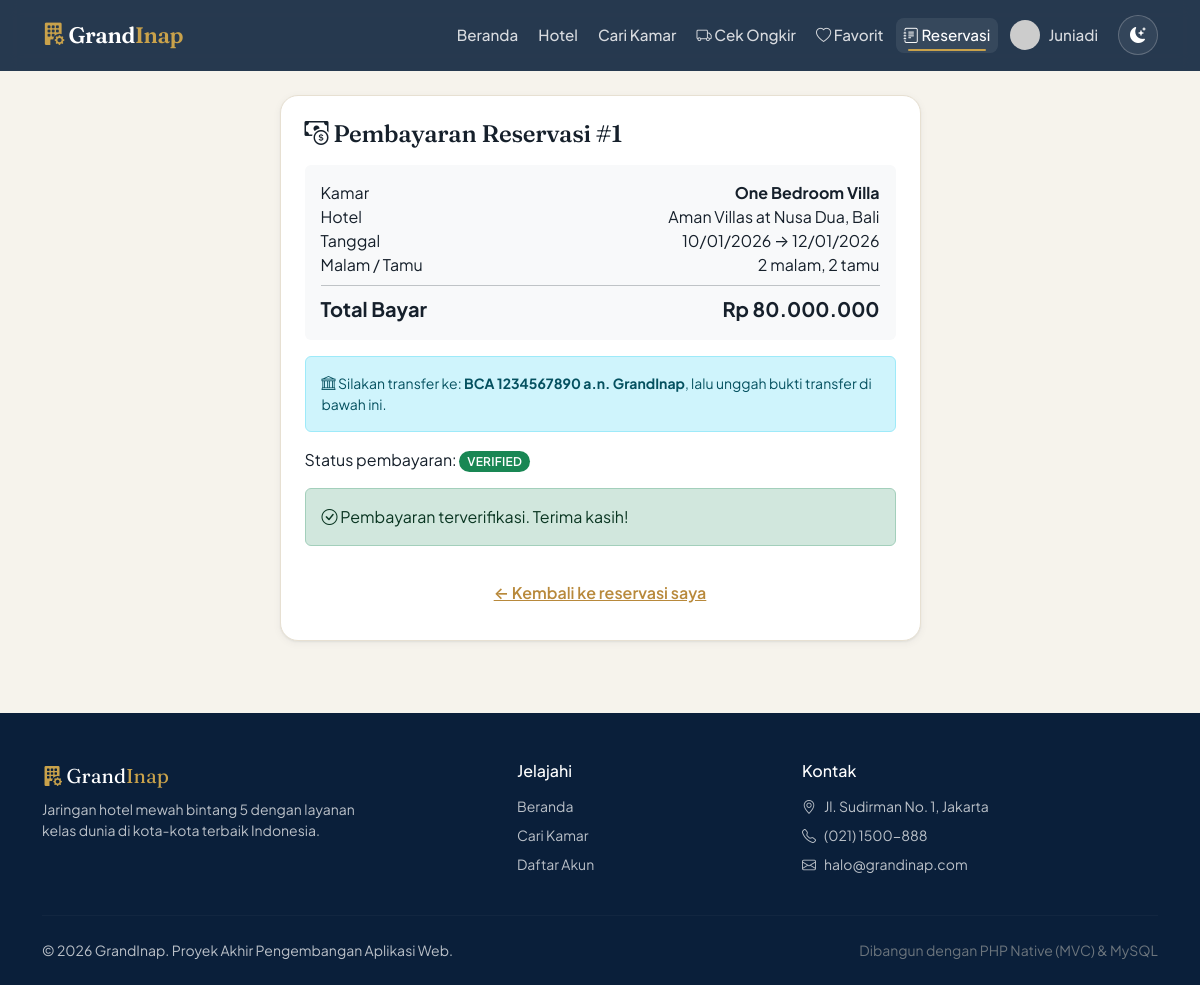
Page /account/payment/1 (signed in) on the committed database.
### tables this page shows
CREATE TABLE reservations (
    id          INT AUTO_INCREMENT PRIMARY KEY,
    user_id     INT NOT NULL,
    room_id     INT NOT NULL,
    check_in    DATE NOT NULL,
    check_out   DATE NOT NULL,
    guests      INT NOT NULL DEFAULT 1,
    nights      INT NOT NULL,
    total_price DECIMAL(12,2) NOT NULL,
    status      ENUM('pending','confirmed','checked_in','checked_out','cancelled') NOT NULL DEFAULT 'pending',
    created_at  TIMESTAMP DEFAULT CURRENT_TIMESTAMP,
    FOREIGN KEY (user_id) REFERENCES users(id) ON DELETE CASCADE,
    FOREIGN KEY (room_id) REFERENCES rooms(id) ON DELETE CASCADE
);

CREATE TABLE users (
    id         INT AUTO_INCREMENT PRIMARY KEY,
    name       VARCHAR(100) NOT NULL,
    email      VARCHAR(120) NOT NULL UNIQUE,
    password   VARCHAR(255) NOT NULL,          
    role       ENUM('admin','customer') NOT NULL DEFAULT 'customer',
    phone      VARCHAR(20)  DEFAULT NULL,
    photo      VARCHAR(255) DEFAULT NULL,
    created_at TIMESTAMP DEFAULT CURRENT_TIMESTAMP
);

CREATE TABLE rooms (
    id          INT AUTO_INCREMENT PRIMARY KEY,
    hotel_id    INT NOT NULL,
    name        VARCHAR(120) NOT NULL,
    type        ENUM('Deluxe','Suite','Presidential Suite','Standard') NOT NULL DEFAULT 'Deluxe',
    price       DECIMAL(12,2) NOT NULL,
    capacity    INT NOT NULL DEFAULT 2,
    description TEXT,
    photo       VARCHAR(255) DEFAULT NULL,
    status      ENUM('available','maintenance') NOT NULL DEFAULT 'available',
    created_at  TIMESTAMP DEFAULT CURRENT_TIMESTAMP,
    FOREIGN KEY (hotel_id) REFERENCES hotels(id) ON DELETE CASCADE
);

CREATE TABLE hotels (
    id          INT AUTO_INCREMENT PRIMARY KEY,
    name        VARCHAR(150) NOT NULL,
    city        VARCHAR(100) NOT NULL,
    address     TEXT,
    star        TINYINT NOT NULL DEFAULT 5,
    description TEXT,
    photo       VARCHAR(255) DEFAULT NULL,
    created_at  TIMESTAMP DEFAULT CURRENT_TIMESTAMP
);

CREATE TABLE payments (
    id             INT AUTO_INCREMENT PRIMARY KEY,
    reservation_id INT NOT NULL,
    amount         DECIMAL(12,2) NOT NULL,
    method         VARCHAR(60) DEFAULT 'Transfer Bank',
    proof          VARCHAR(255) DEFAULT NULL,   
    status         ENUM('unpaid','waiting','verified','rejected') NOT NULL DEFAULT 'unpaid',
    note           VARCHAR(255) DEFAULT NULL,
    paid_at        TIMESTAMP NULL DEFAULT NULL,
    verified_at    TIMESTAMP NULL DEFAULT NULL,
    created_at     TIMESTAMP DEFAULT CURRENT_TIMESTAMP,
    FOREIGN KEY (reservation_id) REFERENCES reservations(id) ON DELETE CASCADE
);

### app/controllers/Account.php (called while the page is built, shortened)
<?php
class Account extends Controller
{
    public function payment($reservationId = null)
    {
        $resModel = $this->model('Reservation');
        $payModel = $this->model('Payment');
        $reservation = $resModel->find($reservationId);
        $payment = $payModel->findByReservation($reservationId);
        $this->view('account/payment', [
            'title'       => 'Pembayaran',
            'reservation' => $reservation,
            'payment'     => $payment,
        ]);
    }
}

### app/core/Router.php (called while the page is built, shortened)
<?php
class Router
{
    private $method     = 'index';
    public function dispatch()
    {
        $url = isset($_GET['url']) ? trim($_GET['url'], '/') : '';
        $url = filter_var($url, FILTER_SANITIZE_URL);
        $parts = $url !== '' ? explode('/', $url) : [];
        unset($parts[0]);
        $controller = new $this->controller();
        if (!empty($parts[1])) {
            if (method_exists($controller, $parts[1])) {
                $this->method = $parts[1];
            } else {
                return $this->notFound("Halaman tidak ditemukan");
            }
        }
        unset($parts[1]);
        $this->params = $parts ? array_values($parts) : [];
        call_user_func_array([$controller, $this->method], $this->params);
    }
}

### index.php (called while the page is built, shortened)
<?php
require_once APPROOT . '/core/Database.php';
require_once APPROOT . '/core/helpers.php';
require_once APPROOT . '/core/Controller.php';
require_once APPROOT . '/core/Router.php';
$router = new Router();
$router->dispatch();

### app/core/Database.php (called while the page is built, shortened)
<?php
class Database
{
    private $pdo;
    private $stmt;
    public function __construct()
    {
        $dsn = 'mysql:host=' . DB_HOST . ';dbname=' . DB_NAME . ';charset=utf8mb4';
        $options = [
            PDO::ATTR_ERRMODE            => PDO::ERRMODE_EXCEPTION,
            PDO::ATTR_DEFAULT_FETCH_MODE => PDO::FETCH_OBJ,
            PDO::ATTR_EMULATE_PREPARES   => false,
        ];
        try {
            $this->pdo = new PDO($dsn, DB_USER, DB_PASS, $options);
        } catch (PDOException $e) {
            die('Koneksi database gagal: ' . $e->getMessage());
        }
    }
    public function query($sql)
    {
        $this->stmt = $this->pdo->prepare($sql);
        return $this;
    }
    public function bind($param, $value, $type = null)
    {
        if (is_null($type)) {
            switch (true) {
                case is_int($value):  $type = PDO::PARAM_INT;  break;
            }
        }
        $this->stmt->bindValue($param, $value, $type);
        return $this;
    }
    public function execute()  { return $this->stmt->execute(); }
    public function single()   { $this->execute(); return $this->stmt->fetch(); }
}

### app/models/Reservation.php (called while the page is built, shortened)
<?php
class Reservation
{
    private $db;
    public function __construct() { $this->db = new Database(); }
    public function find($id)
    {
        return $this->db->query('SELECT res.*, r.name AS room_name, r.type, r.photo AS room_photo,
                                        h.name AS hotel_name, h.city, u.name AS customer_name, u.email
                                 FROM reservations res
                                 JOIN rooms r  ON res.room_id = r.id
                                 JOIN hotels h ON r.hotel_id = h.id
                                 JOIN users u  ON res.user_id = u.id
                                 WHERE res.id = :id')
                        ->bind(':id', (int)$id)->single();
    }
}

### app/models/Payment.php (called while the page is built, shortened)
<?php
class Payment
{
    private $db;
    public function __construct() { $this->db = new Database(); }
    public function findByReservation($reservationId)
    {
        return $this->db->query('SELECT * FROM payments WHERE reservation_id = :rid')
                        ->bind(':rid', (int)$reservationId)->single();
    }
}

### app/views/account/payment.php (the view, shortened to what this page needs)
<?php require_once APPROOT . '/views/layouts/header.php'; ?>
<div class="row justify-content-center">
    <div class="col-md-7">
        <div class="card p-4">
            <h4 class="mb-3"><i class="bi bi-cash-coin text-gold"></i> Pembayaran Reservasi #<?= $reservation->id ?></h4>
            <div class="bg-light rounded p-3 mb-3">
                <div class="d-flex justify-content-between"><span>Kamar</span><strong><?= e($reservation->room_name) ?></strong></div>
                <div class="d-flex justify-content-between"><span>Hotel</span><span><?= e($reservation->hotel_name) ?>, <?= e($reservation->city) ?></span></div>
                <div class="d-flex justify-content-between"><span>Tanggal</span><span><?= date('d/m/Y', strtotime($reservation->check_in)) ?> &rarr; <?= date('d/m/Y', strtotime($reservation->check_out)) ?></span></div>
                <div class="d-flex justify-content-between"><span>Malam / Tamu</span><span><?= $reservation->nights ?> malam, <?= $reservation->guests ?> tamu</span></div>
                <hr class="my-2">
                <div class="d-flex justify-content-between fs-5 fw-bold"><span>Total Bayar</span><span class="text-gold"><?= rupiah($reservation->total_price) ?></span></div>
            </div>
            <div class="alert alert-info small">
                <i class="bi bi-bank"></i> Silakan transfer ke: <strong>BCA 1234567890 a.n. GrandInap</strong>,
                lalu unggah bukti transfer di bawah ini.
            </div>
            <p>Status pembayaran: <?= statusBadge($payment->status) ?></p>
            <?php if (in_array($payment->status, ['unpaid','rejected'])): ?>
                <?php if ($payment->status === 'rejected'): ?>
                    <div class="alert alert-danger small">Bukti sebelumnya ditolak. Silakan unggah ulang bukti yang benar.</div>
                <?php endif; ?>
                <form method="POST" enctype="multipart/form-data">
                    <div class="mb-3"><label class="form-label">Upload Bukti Transfer</label>
                        <input type="file" name="proof" class="form-control" accept="image/*" required></div>
                    <button class="btn bg-gi text-white w-100"><i class="bi bi-upload"></i> Kirim Bukti Pembayaran</button>
                </form>
            <?php elseif ($payment->status === 'waiting'): ?>
                <div class="alert alert-warning"><i class="bi bi-hourglass-split"></i> Menunggu verifikasi admin.</div>
            <?php elseif ($payment->status === 'verified'): ?>
                <div class="alert alert-success"><i class="bi bi-check-circle"></i> Pembayaran terverifikasi. Terima kasih!</div>
            <?php endif; ?>
            <a href="<?= BASEURL ?>account" class="btn btn-link mt-2">&larr; Kembali ke reservasi saya</a>
        </div>
    </div>
</div>
<?php require_once APPROOT . '/views/layouts/footer.php'; ?>

### app/views/layouts/header.php (shortened to what this page needs)
<?php $flash = getFlash(); $u = $_GET['url'] ?? ''; ?>
<!DOCTYPE html>
<html lang="id" data-bs-theme="light">
<head>
    <link href="https://cdn.jsdelivr.net/npm/bootstrap@5.3.3/dist/css/bootstrap.min.css" rel="stylesheet">
    <link href="https://cdn.jsdelivr.net/npm/bootstrap-icons@1.11.3/font/bootstrap-icons.css" rel="stylesheet">
    <link href="<?= BASEURL ?>public/assets/css/app.css?v=3" rel="stylesheet">
</head>
<body data-page="<?= e(explode('/', $u)[0] ?: 'home') ?>">
<nav class="navbar navbar-expand-lg gi-nav sticky-top" aria-label="Navigasi utama">
    <div class="container">
        <a class="navbar-brand" href="<?= BASEURL ?>"><i class="bi bi-building-fill-gear" style="color:var(--gi-brass-2)"></i> Grand<span class="dot">Inap</span></a>
        <div class="collapse navbar-collapse" id="nav">
            <ul class="navbar-nav ms-auto align-items-lg-center gap-1">
                <li class="nav-item"><a class="nav-link <?= $u===''?'active':'' ?>" href="<?= BASEURL ?>"<?= $u===''?' aria-current="page"':'' ?>>Beranda</a></li>
                <li class="nav-item"><a class="nav-link <?= str_starts_with($u,'hotels')?'active':'' ?>" href="<?= BASEURL ?>hotels">Hotel</a></li>
                <li class="nav-item"><a class="nav-link <?= str_starts_with($u,'rooms')?'active':'' ?>" href="<?= BASEURL ?>rooms">Cari Kamar</a></li>
                <li class="nav-item"><a class="nav-link <?= str_starts_with($u,'ongkir')?'active':'' ?>" href="<?= BASEURL ?>ongkir"><i class="bi bi-truck"></i> Cek Ongkir</a></li>
                <?php if (isLoggedIn()): ?>
                    <?php if (isAdmin()): ?>
                        <li class="nav-item"><a class="nav-link" href="<?= BASEURL ?>dashboard"><i class="bi bi-speedometer2"></i> Dashboard</a></li>
                    <?php else: ?>
                        <li class="nav-item"><a class="nav-link <?= str_starts_with($u,'wishlist')?'active':'' ?>" href="<?= BASEURL ?>wishlist"><i class="bi bi-heart"></i> Favorit</a></li>
                        <li class="nav-item"><a class="nav-link <?= str_starts_with($u,'account')?'active':'' ?>" href="<?= BASEURL ?>account"><i class="bi bi-journal-text"></i> Reservasi</a></li>
                    <?php endif; ?>
                    <li class="nav-item dropdown">
                        <a class="nav-link dropdown-toggle d-inline-flex align-items-center gap-2" data-bs-toggle="dropdown" href="#" role="button">
                            <img src="<?= (currentUser()['photo'] ?? null) ? UPLOAD_URL.'profiles/'.e(currentUser()['photo']) : 'https://ui-avatars.com/api/?name='.urlencode(currentUser()['name']).'&background=C9A24B&color=0A1F3A&bold=true' ?>"
                                 width="30" height="30" class="rounded-circle" style="object-fit:cover" alt="">
                            <span class="d-none d-lg-inline"><?= e(currentUser()['name']) ?></span>
                        </a>
                    </li>
                <?php else: ?>
                    <li class="nav-item"><a class="nav-link" href="<?= BASEURL ?>auth/login">Masuk</a></li>
                    <li class="nav-item ms-lg-1"><a class="btn btn-gold btn-sm px-3" href="<?= BASEURL ?>auth/register">Daftar</a></li>
                <?php endif; ?>
                <li class="nav-item ms-lg-2">
                    <button class="theme-toggle" data-theme-toggle type="button" aria-label="Ganti tema terang/gelap" title="Ganti tema">
                        <i class="bi bi-moon-stars-fill"></i>
                    </button>
                </li>
            </ul>
        </div>
    </div>
</nav>
<main id="main" class="container py-4">

### app/core/helpers.php (shortened to what this page needs)
<?php
function e($str) { return htmlspecialchars($str ?? '', ENT_QUOTES, 'UTF-8'); }
function currentUser() {
    return $_SESSION['user'] ?? null;
}
function isLoggedIn() { return isset($_SESSION['user']); }
function isAdmin()    { return isLoggedIn() && $_SESSION['user']['role'] === 'admin'; }
function rupiah($angka) {
    return 'Rp ' . number_format((float)$angka, 0, ',', '.');
}
function statusBadge($status) {
    $map = [
        'pending'     => 'secondary', 'confirmed'   => 'info',
        'checked_in'  => 'primary',   'checked_out' => 'success',
        'cancelled'   => 'danger',
        'unpaid'      => 'secondary', 'waiting'     => 'warning',
        'verified'    => 'success',   'rejected'    => 'danger',
        'available'   => 'success',   'maintenance' => 'warning',
    ];
    $color = $map[$status] ?? 'dark';
    return '<span class="badge bg-' . $color . ' text-uppercase">' . e($status) . '</span>';
}

### rows in the picture
reservations: user.name "Juniadi", id "1", room.name "One Bedroom Villa", hotels.name "Aman Villas at Nusa Dua", hotels.city "Bali", check_in "10/01/2026", check_out "12/01/2026", nights "2", guests "2", total_price "Rp 80.000.000"
payments: status "VERIFIED"
